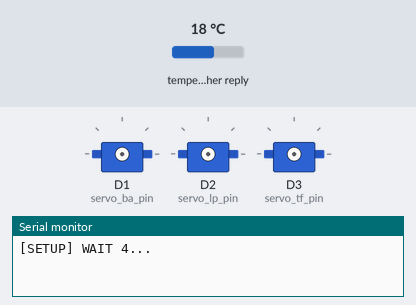
Bench run of a sketch on a simulated ESP8266 (NodeMCU). On the bench: 3 × servo, the last lines printed to the serial monitor. Inputs (shaded band) come from the test bench; at power-on: temperature in the weather reply 18 °C. WiFi joins after 1.5 s; servers stay silent unless stated; web services answer with replies made up by the test bench.

Above: at 0.1 s.
At 5.9 s:
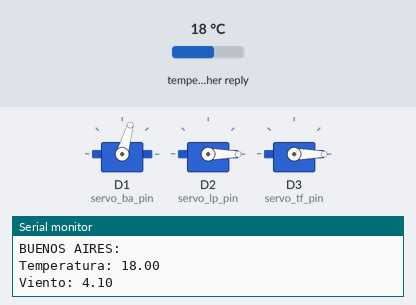
At 7.4 s:
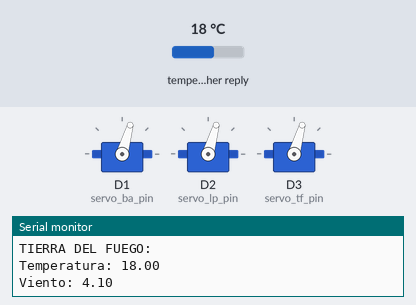
Timing chart, 0 to 8.9 s (numbered marks = the images above):
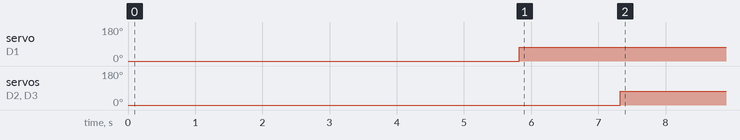

The sketch:

openweather_multirequest_to_esp8266_servo_detach.ino
```cpp
/*

  openweather_multirequest_to_esp8266_servo.ino

  TOMA DATOS DE OPENWEATHER DE BUENOS AIRES, LA PAMPA Y TIERRA DEL FUEGO, FILTRO LOS JSON Y MUESTRA EN PANTALLA WIND Y TEMP DE CADA CIUDAD
  Actualizo posición de servos en base a datos de viento

*/

//cambié lugar del servo_ba. verificar con los otros servos

#include <Arduino.h>
#include <ArduinoJson.h>

#include <ESP8266WiFi.h>
#include <ESP8266WiFiMulti.h>

#include <ESP8266HTTPClient.h>

#include <WiFiClient.h>

#include <Servo.h>

//Creo objetos Servo para cada motor
Servo servo_ba, servo_lp, servo_tf;

//Asigno los pines del ESP8266 para cada motor
int servo_ba_pin = D1;
int servo_lp_pin = D2;
int servo_tf_pin = D3;

//Creo variables para ajustar el mapeo de los datos de viento y los ángulos del motor
int viento_min = 0;
int viento_max = 10;
int servo_min = 10;
int servo_max = 170;

/*
   Creo una variable inicial que se ejecuta en el setup.
   Esto es importante para que al iniciar la instalación arranquen en posición cero y evitar comportamientos erráticos que puedan dañar motores o elementos vinculados a los motores

*/
int pos_inicial = 0;


ESP8266WiFiMulti WiFiMulti;

const char* ssid = "nombre_ssid";
const char* password = "password_ssid";

//Creo 6 variables globales, dos por cada ciudad

float main_temp_ba;
float wind_speed_ba;

float main_temp_lp;
float wind_speed_lp;

float main_temp_tf;
float wind_speed_tf;

void setup() {

  Serial.begin(115200);
  // Serial.setDebugOutput(true);

  Serial.println();
  Serial.println();
  Serial.println();

  for (uint8_t t = 4; t > 0; t--) {
    Serial.printf("[SETUP] WAIT %d...\n", t);
    Serial.flush();
    delay(1000);
  }

  WiFi.mode(WIFI_STA);
  WiFiMulti.addAP(ssid, password);

  //SERVOS
  servo_ba.attach(servo_ba_pin);
  servo_lp.attach(servo_lp_pin);
  servo_tf.attach(servo_tf_pin);

  servo_ba.write(pos_inicial);
  servo_lp.write(pos_inicial);
  servo_tf.write(pos_inicial);

  delay(100);

  servo_ba.detach();
  servo_lp.detach();
  servo_tf.detach();

}

void loop() {


  // wait for WiFi connection

  if ((WiFiMulti.run() == WL_CONNECTED)) {

    WiFiClient client;

    HTTPClient http;

    // CONECTO A ENDPOINT CON DATOS DE BUENOS AIRES
    //Serial.print("[HTTP] begin...\n");
    if (http.begin(client, "http://api.openweathermap.org/data/2.5/weather?id=3433955&units=metric&appid=b5250fb182e9500fd875d0e9865772df")) {

      //Serial.print("[HTTP] GET...\n");
      // start connection and send HTTP header
      int httpCode = http.GET();

      // httpCode will be negative on error
      if (httpCode > 0) {
        // HTTP header has been send and Server response header has been handled
        // Serial.printf("[HTTP] GET... code: %d\n", httpCode);

        // file found at server
        if (httpCode == HTTP_CODE_OK || httpCode == HTTP_CODE_MOVED_PERMANENTLY) {
          String input = http.getString();
          // Serial.print("los datos son:::  ");
          // Serial.println(input);

          //PARSE JSON

          StaticJsonDocument<64> filter;
          filter["main"]["temp"] = true;
          filter["wind"]["speed"] = true;

          StaticJsonDocument<128> doc;

          DeserializationError error = deserializeJson(doc, input, DeserializationOption::Filter(filter));

          if (error) {
            Serial.print(F("deserializeJson() failed: "));
            Serial.println(error.f_str());
            return;
          }

          main_temp_ba = doc["main"]["temp"]; // 7.28
          wind_speed_ba = doc["wind"]["speed"]; // 5.14

          Serial.println("BUENOS AIRES:   ");
          Serial.print("Temperatura: ");
          Serial.println(main_temp_ba);
          Serial.print("Viento: ");
          Serial.println(wind_speed_ba);

        }
      } else {
        Serial.printf("[HTTP] GET... failed, error: % s\n", http.errorToString(httpCode).c_str());
      }

      http.end();
    } else {
      Serial.printf("[HTTP] Unable to connect\n");
    }

    servo_ba.attach(servo_ba_pin);
    delay(15);
    // Actualizo servo_ba mapeando los datos para que sean visibles los cambios
    servo_ba.write(map((int)wind_speed_ba, viento_min, viento_max, servo_min, servo_max));

    //dejé preparada una opción que limita los valores en tres 0 y 100 a modo de prueba
    //servo_ba.write(constrain(wind_speed_ba, 0, 100));

    delay(1000);
    servo_ba.detach();


    // LA PAMPA
    //Serial.print("[HTTP] begin...\n");
    if (http.begin(client, "http://api.openweathermap.org/data/2.5/weather?id=3849574&units=metric&appid=b5250fb182e9500fd875d0e9865772df")) {  // HTTP

      //Serial.print("[HTTP] GET...\n");
      // start connection and send HTTP header
      int httpCode = http.GET();

      // httpCode will be negative on error
      if (httpCode > 0) {
        // HTTP header has been send and Server response header has been handled
        // Serial.printf("[HTTP] GET... code: %d\n", httpCode);

        // file found at server
        if (httpCode == HTTP_CODE_OK || httpCode == HTTP_CODE_MOVED_PERMANENTLY) {
          String input = http.getString();
          // Serial.print("los datos son:::  ");
          // Serial.println(input);

          //PARSE JSON
          // Stream& input;

          StaticJsonDocument<64> filter;
          filter["main"]["temp"] = true;
          filter["wind"]["speed"] = true;

          StaticJsonDocument<128> doc;

          DeserializationError error = deserializeJson(doc, input, DeserializationOption::Filter(filter));

          if (error) {
            Serial.print(F("deserializeJson() failed: "));
            Serial.println(error.f_str());
            return;
          }

          main_temp_lp = doc["main"]["temp"]; // 7.28
          wind_speed_lp = doc["wind"]["speed"]; // 5.14

          Serial.println("LA PAMPA:   ");
          Serial.print("Temperatura: ");
          Serial.println(main_temp_lp);
          Serial.print("Viento: ");
          Serial.println(wind_speed_lp);

        }
      } else {
        Serial.printf("[HTTP] GET... failed, error: % s\n", http.errorToString(httpCode).c_str());
      }

      http.end();
    } else {
      Serial.printf("[HTTP] Unable to connect\n");
    }


    // TIERRA DEL FUEGO
    //Serial.print("[HTTP] begin...\n");
    if (http.begin(client, "http://api.openweathermap.org/data/2.5/weather?id=3834450&units=metric&appid=b5250fb182e9500fd875d0e9865772df")) {  // HTTP

      //Serial.print("[HTTP] GET...\n");
      // start connection and send HTTP header
      int httpCode = http.GET();

      // httpCode will be negative on error
      if (httpCode > 0) {
        // HTTP header has been send and Server response header has been handled
        // Serial.printf("[HTTP] GET... code: %d\n", httpCode);

        // file found at server
        if (httpCode == HTTP_CODE_OK || httpCode == HTTP_CODE_MOVED_PERMANENTLY) {
          String input = http.getString();
          // Serial.print("los datos son:::  ");
          // Serial.println(input);

          //PARSE JSON
          // Stream& input;

          StaticJsonDocument<64> filter;
          filter["main"]["temp"] = true;
          filter["wind"]["speed"] = true;

          StaticJsonDocument<128> doc;

          DeserializationError error = deserializeJson(doc, input, DeserializationOption::Filter(filter));

          if (error) {
            Serial.print(F("deserializeJson() failed: "));
            Serial.println(error.f_str());
            return;
          }

          main_temp_tf = doc["main"]["temp"]; // 7.28
          wind_speed_tf = doc["wind"]["speed"]; // 5.14

          Serial.println("TIERRA DEL FUEGO:   ");
          Serial.print("Temperatura: ");
          Serial.println(main_temp_tf);
          Serial.print("Viento: ");
          Serial.println(wind_speed_tf);

        }
      } else {
        Serial.printf("[HTTP] GET... failed, error: % s\n", http.errorToString(httpCode).c_str());
      }

      http.end();
    } else {
      Serial.printf("[HTTP] Unable to connect\n");
    }


    //SERVOS
    servo_ba.attach(servo_ba_pin);
    servo_lp.attach(servo_lp_pin);
    servo_tf.attach(servo_tf_pin);
    delay(100);


    // Actualizo servo_lp
    servo_lp.write(map((int)wind_speed_lp, viento_min, viento_max, servo_min, servo_max));
    //servo_lp.write(constrain(wind_speed_lp, 0, 100));

    // Actualizo servo_tf
    servo_tf.write(map((int)wind_speed_tf, viento_min, viento_max, servo_min, servo_max));
    //servo_tf.write(constrain(wind_speed_tf, 0, 100));

    delay(1000);

    servo_lp.detach();
    servo_tf.detach();

    //Hago una pausa de 2 minutos antes de volver a consultar la API
    delay(30000);

  }
}
```

Measured:
- by itself, servo on D1 (servo_ba_pin): 0° → 74° at 5.8 s
- by itself, servo on D2 (servo_lp_pin), servo on D3 (servo_tf_pin): 0° → 74° at 7.3 s
